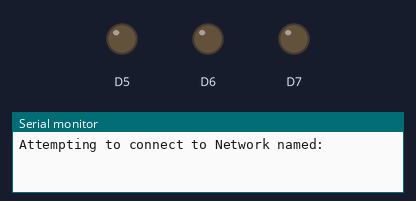
The sketch below on a simulated Arduino MKR. Parts: output pins drawn as LEDs (lit = HIGH), the last lines printed to the serial monitor. WiFi joins after 1.5 s; servers stay silent unless stated; uploads are accepted with an empty reply.

Above: at 0.1 s.
At 1.8 s:
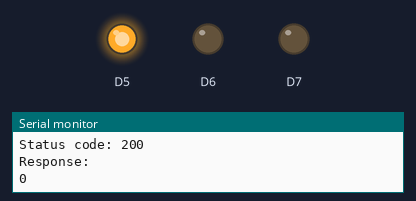
Timing chart, 0 to 3.3 s (numbered marks = the images above):
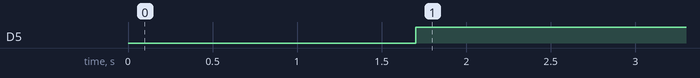

The sketch:

http_get_api_iqi.ino
```cpp
/*
Class example for Intangible Interaction at ITP
You'll need to get your own API key and add Wifi credentials
This sketch gets the most recent weather and pollution data of a selected city (or the nearest city)
from api.airvisual.com
and parses the response to gets the aqius (air quality index US)
to illuminated different colors of LED that indicate the air quality
Wiring (Arduino IoT33):
D5 - 220k - Green LED
D6 - 220k - Yellow LED
D7 - 220k - Red LED
*/

#include <ArduinoHttpClient.h>
#include <WiFiNINA.h>
#include "arduino_secrets.h"

char ssid[] = SECRET_SSID;
char pass[] = SECRET_PASS;

const char serverAddress[] = "api.airvisual.com";  // server address
int port = 443;
String API = ""; // get your api at aqair.com
String cityName = ""; // find country/state/city names on https://api-docs.iqair.com/#e399e494-f3d8-435f-aca8-46c760c1297f
String stateName = "";
String countryName = "";

WiFiSSLClient wifi;
HttpClient client = HttpClient(wifi, serverAddress, port);
int status = WL_IDLE_STATUS;

int aqi_city;

void setup() {

  Serial.begin(9600);

  connectWifi();

  pinMode(5, OUTPUT);
  pinMode(6, OUTPUT);
  pinMode(7, OUTPUT);

}

void loop() {

  getData();

  Serial.print(aqi_city);

  // turn on different colors of LEDs depending on the US EPA Air Quality Index
  if (aqi_city < 50 && aqi_city >= 0) {
    digitalWrite(5, HIGH);
    digitalWrite(6, LOW);
    digitalWrite(7, LOW);
  } else if (aqi_city >= 50 && aqi_city <100) {
    digitalWrite(5, LOW);
    digitalWrite(6, HIGH);
    digitalWrite(7, LOW);
  } else {
    digitalWrite(5, LOW);
    digitalWrite(6, LOW);
    digitalWrite(7, HIGH);
  }

  delay(10000);
}

void getData() {

  // assemble the path for the GET message:
  // Option 1. use this to get data of the nearest city
  String path = "/v2/nearest_city?key=" + API;
  // Option 2. use this to get data of a specific city
  //String path = "/v2/city?city=" + cityName + "&state=" + stateName + "&country=" + countryName + "&key=" + API;
  String contentType = "application/json";

  // send the GET request
  Serial.println("making GET request");
  Serial.println(path);

  client.get(path);

  // read the status code and body of the response
  int statusCode = client.responseStatusCode();
  String response = client.responseBody();

  Serial.print("Status code: ");
  Serial.println(statusCode);
  Serial.print("Response: ");
  Serial.println(response);

  // parse the response to get the value of aqius
  int labelStart = response.indexOf("aqius");
  int valueStart = response.indexOf(":", labelStart);
  int valueEnd = response.indexOf(",", labelStart);
  String valueS = response.substring(valueStart + 1, valueEnd);

  // convert the string to int
  aqi_city = valueS.toInt();

}


void connectWifi() {

  while (!Serial);
  while ( status != WL_CONNECTED) {
    Serial.print("Attempting to connect to Network named: ");
    Serial.println(ssid);     // print the network name (SSID);

    // Connect to WPA/WPA2 network:
    status = WiFi.begin(ssid, pass);
  }

  // print the SSID of the network you're attached to:
  Serial.print("SSID: ");
  Serial.println(WiFi.SSID());

  // print your WiFi shield's IP address:
  IPAddress ip = WiFi.localIP();
  Serial.print("IP Address: ");
  Serial.println(ip);

}
```

arduino_secrets.h
```cpp
#define SECRET_SSID ""
#define SECRET_PASS ""
```

Measured:
- by itself, D5: LOW → HIGH at 1.7 s
